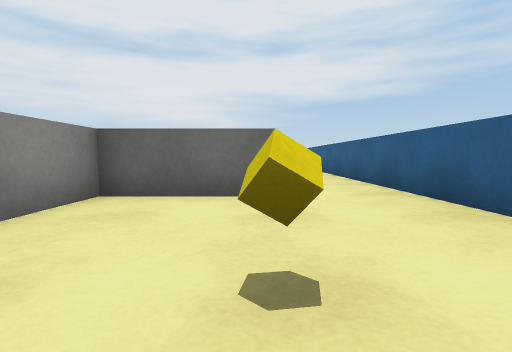
view 1 (above)

23 first-person views from a walk through a 3-D level made in the Unity game engine. The camera is 0.59 m above the floor, tilts 4° down and sees 85° across. The floor is counted in squares, 1 m on a side. Each view is taken from the middle of a square. On the plan, view 1 faces up. The plan holds only what a view shows up to about 9 squares ahead; the rest is blank. The place goes on beyond the plan. The player character is not drawn. Surface patterns are stand-ins for the level's own textures.

view 2
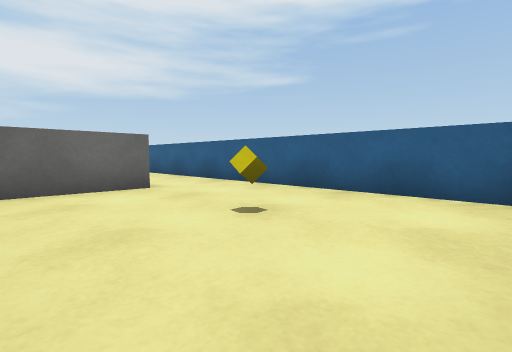

view 3
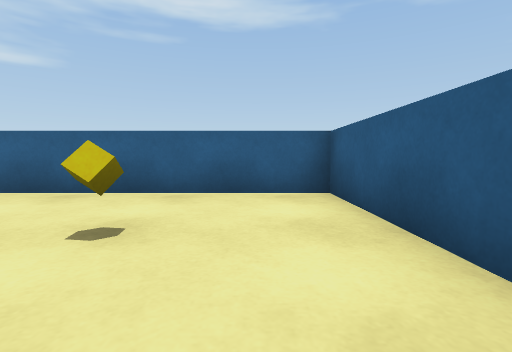

view 4
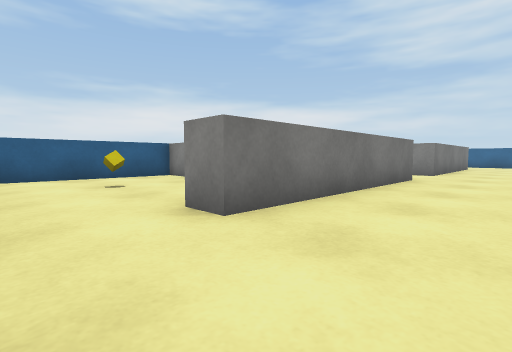

view 5
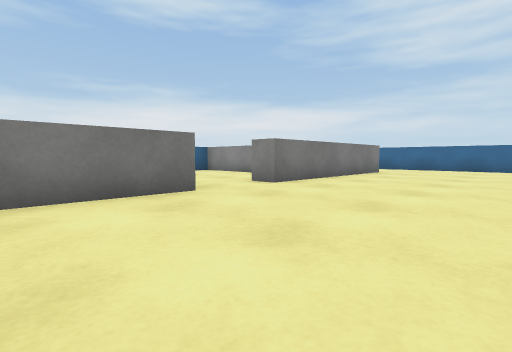

view 6
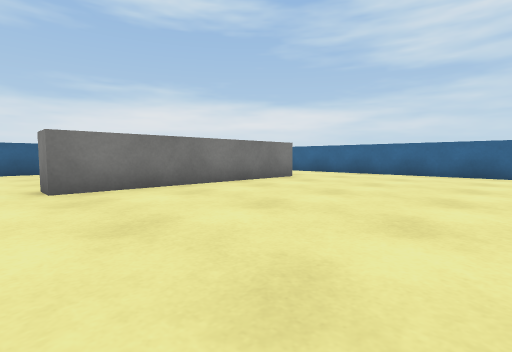

view 7
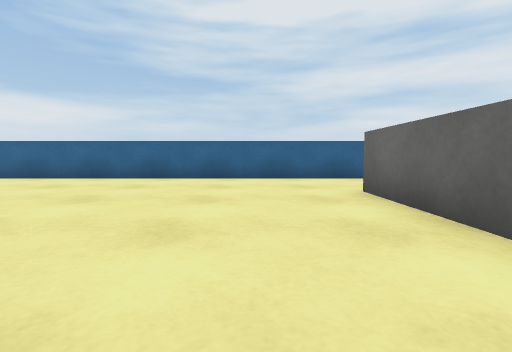

view 8
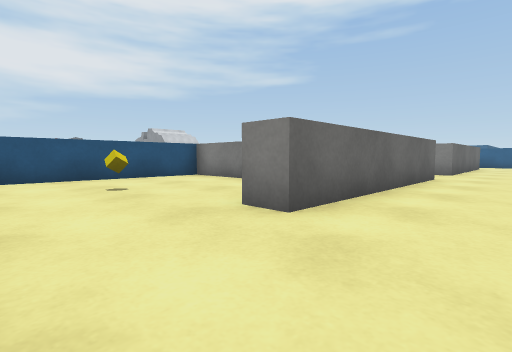

view 9
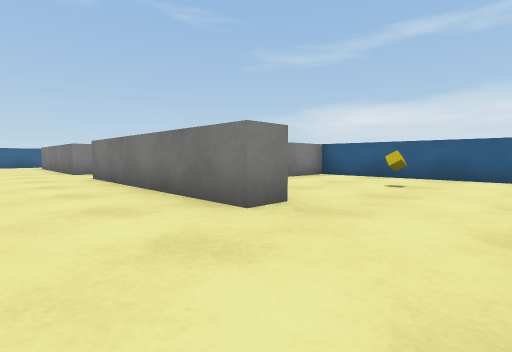

view 10
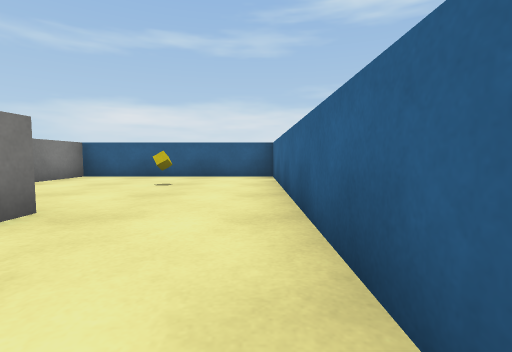

view 11
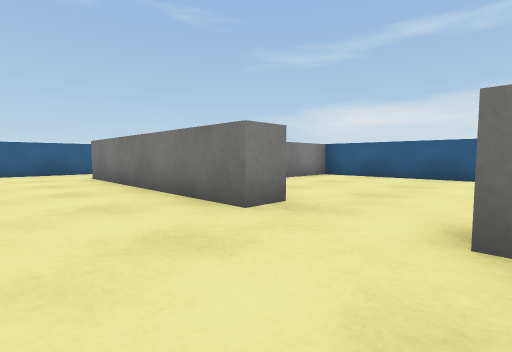

view 12
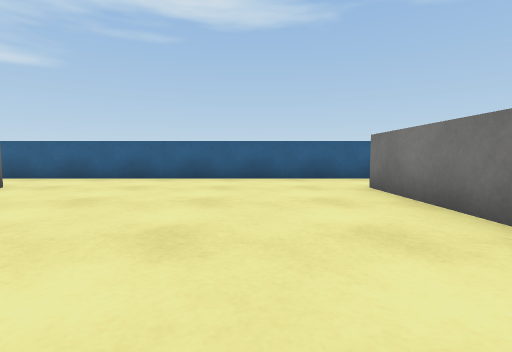

view 13
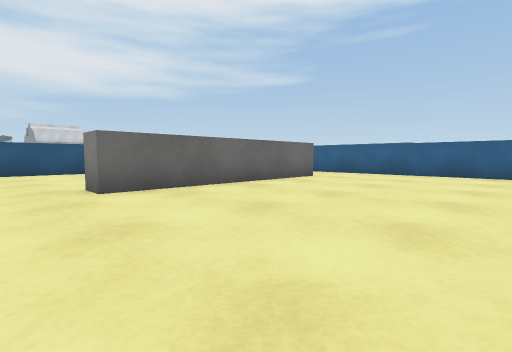

view 14
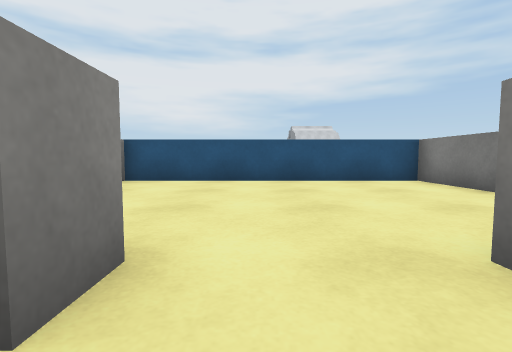

view 15
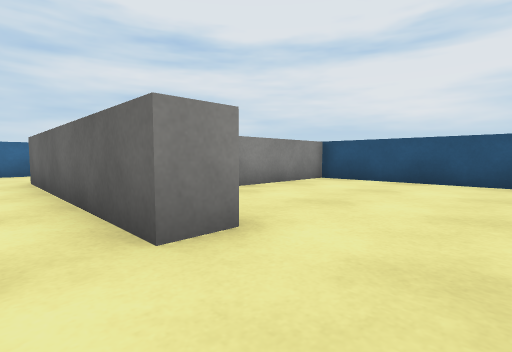

view 16
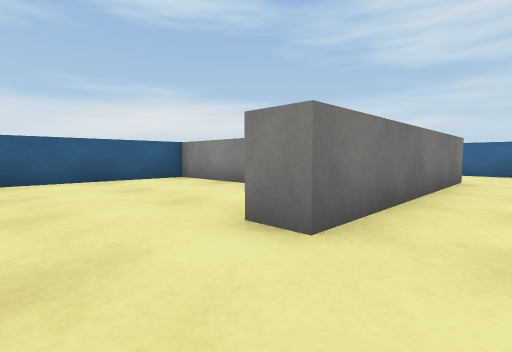

view 17
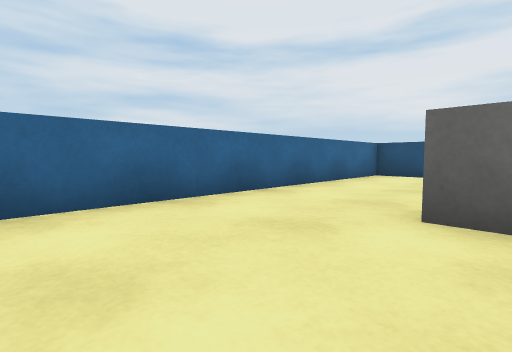

view 18
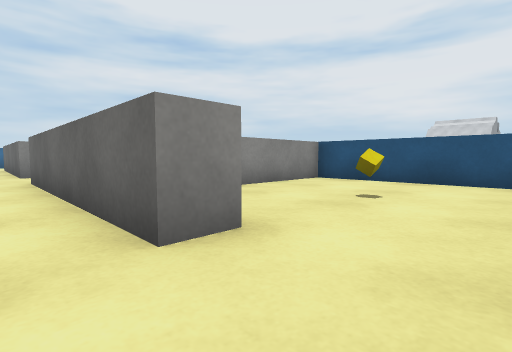

view 19
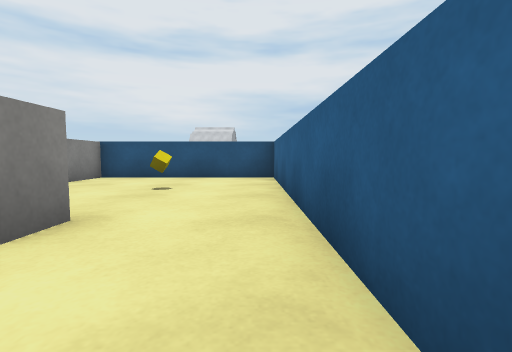

view 20
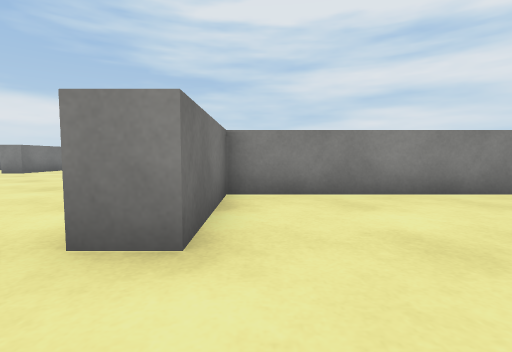

view 21
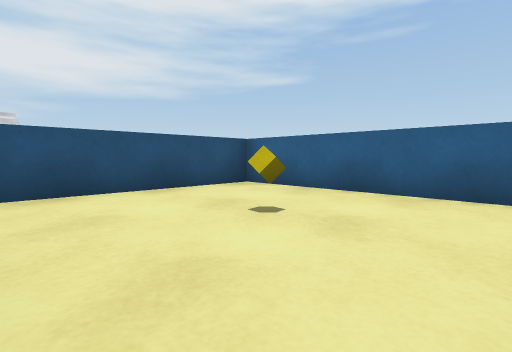

view 22
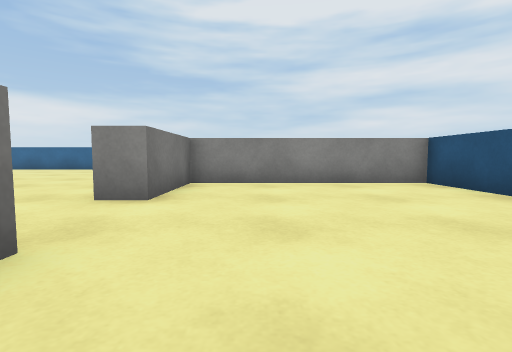

view 23
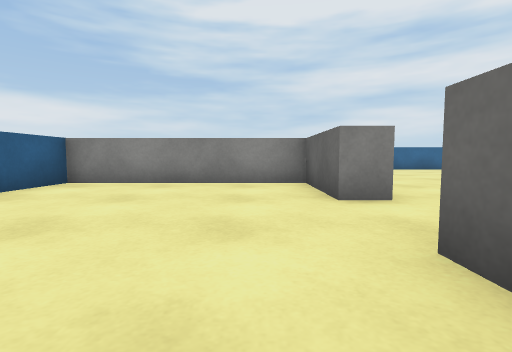

### Floor plan
Ten units are one square. View 1 is at (0, 0); x grows to the right and y downward. Boxes are objects, and circles mark ways between rooms. Rooms are numbered by the first view taken in them; rooms with no view inside come last. Other rooms are left out.
<svg viewBox="-170 -183 200 200">
<path fill="none" stroke="#000" d="M-23 2 -23 12 25 12 25 -35M3 -41 -23 -41 -23 -25M-77 -125 -77 -118 -137 -118 -137 -126M-57 -41 -57 -48 3 -48 3 -41M-137 -40 -137 -48 -77 -48 -77 -41M-109 -156 -109 -178 -165 -178 -165 12 -109 12 -109 -6M3 -125 3 -118 -57 -118 -57 -126M25 -35 25 -125M25 -125 25 -178 -23 -178 -23 -125 3 -125M-31 -155 -31 -178 -102 -178 -102 -125 -77 -125M-77 -41 -102 -41 -102 12 -34 12M-51 -41 -57 -41M-31 9 -31 -9"/>
<rect x="-5" y="-15" width="10" height="10" fill="#bbb"><title>yellow cube</title></rect>
<rect x="-145" y="-15" width="10" height="10" fill="#bbb"><title>yellow cube</title></rect>
<rect x="-145" y="-155" width="10" height="10" fill="#bbb"><title>yellow cube</title></rect>
<rect x="-5" y="-155" width="10" height="10" fill="#bbb"><title>yellow cube</title></rect>
<circle cx="15" cy="-40" r="3" fill="#2a7"/>
<circle cx="15" cy="-120" r="3" fill="#2a7"/>
<circle cx="-65" cy="-120" r="3" fill="#2a7"/>
<circle cx="-65" cy="-40" r="3" fill="#2a7"/>
<text x="0" y="-10">1</text>
<text x="-90" y="-80">2</text>
<text x="0" y="-150">3</text>
<text x="-70" y="-150">4</text>
<text x="-70" y="-10">5</text>
</svg>
Room 1 opens to room 2. Room 2 opens to room 3. Room 2 opens to room 4. Room 2 opens to room 5.

Where each view was taken, in squares from view 1:
view 1: 0 up, 0 right, facing up
view 2: 1 down, 2 left, facing up-right
view 3: 0 up, 2 left, facing right
view 4: 7 up, 2 right, facing down-left
view 5: 9 up, 3 left, facing down-left
view 6: 10 up, 7 left, facing down-left
view 7: 10 up, 9 left, facing left
view 8: 10 up, 16 left, facing up-right
view 9: 7 up, 16 left, facing down-right
view 10: 7 up, 16 left, facing down
view 11: 7 up, 8 left, facing down-right
view 12: 7 up, 5 left, facing right
view 13: 7 up, 7 left, facing up-right
view 14: 11 up, 7 left, facing up
view 15: 11 up, 6 left, facing up-left
view 16: 6 up, 6 left, facing down-left
view 17: 9 up, 13 left, facing up-left
view 18: 11 up, 2 right, facing up-left
view 19: 10 up, 2 right, facing up
view 20: 13 up, 2 right, facing left
view 21: 13 up, 2 left, facing up-right
view 22: 14 up, 4 left, facing left
view 23: 3 up, 4 left, facing left
